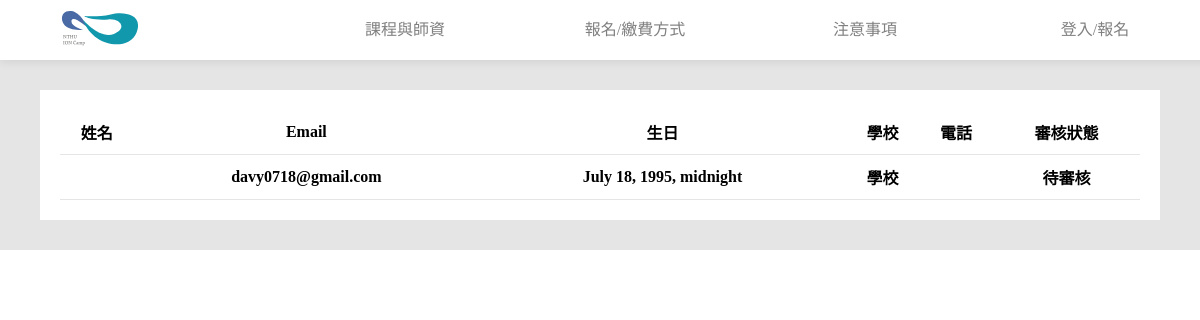
Page /management on the earlier database version.
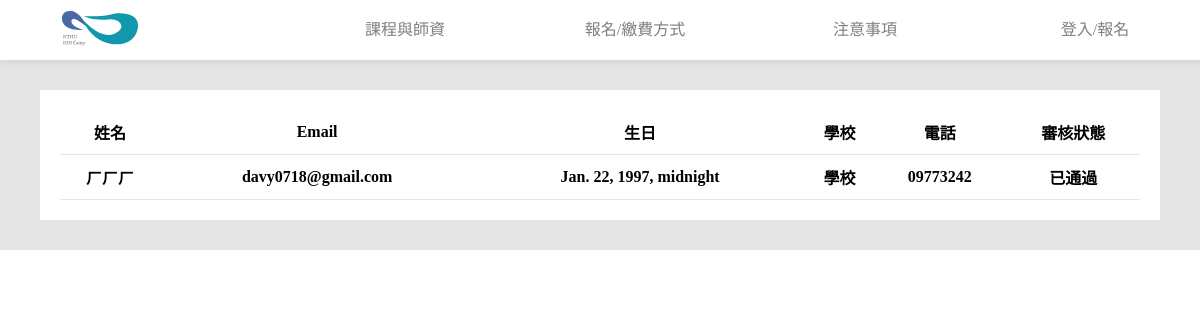
Same page on the later database version.
### user/models.py (models this page shows)
class Profile (models.Model):
    user = models.OneToOneField(User, on_delete=models.CASCADE)
    name = models.CharField(max_length=255)
    sex = models.CharField(max_length=255)
    school = models.CharField(max_length=255)
    birthday = models.DateTimeField()
    taiwanId = models.CharField(max_length=255)
    vegetarian = models.BooleanField(default=False)
    contactPerson = models.CharField(max_length=255)
    guardian = models.CharField(max_length=255)
    address = models.CharField(max_length=255)
    phone = models.CharField(max_length=255)
    ojAccount = models.TextField()
    selfIntro = models.TextField()
    joinReason = models.TextField()
    state = models.CharField(max_length=255, default='WaitForCheck')

### management/views.py (the view)
# urls.py: url(r'^management$', management.index),
def index(request):
    application = Profile.objects.all()
    return render(request, 'management/index.html', locals())

### management/templates/management/index.html (shortened to what this page needs)
{% extends 'base.html' %}
{% load static %}
{% block content %}
  <div class="manage-bg">
    <div class="manage-main">
      <table class="data-table">
        <thead>
          <tr>
            <th>姓名</th>
            <th>Email</th>
            <th>生日</th>
            <th>學校</th>
            <th>電話</th>
            <th>審核狀態</th>
          </tr>
        </thead>
        <tbody style="box-sizing: border-box;">
          {% for data in application %}
            <tr id="{{data.id}}" class="data">
              <th>{{data.name}}</th>
              <th>{{data.user.email}}</th>
              <th>{{data.birthday}}</th>
              <th>學校</th>
              <th>{{data.phone}}</th>
              <th>
                {% if data.state == 'WaitForCheck' %}
                  待審核
                {% elif data.state == 'pass' %}
                  已通過
                {% elif data.state == 'reject' %}
                  已拒絕
                {% endif %}
              </th>
            </tr>
          {% endfor %}
        </tbody>
      </table>
    </div>
  </div>
{% endblock %}

### templates/base.html (shortened to what this page needs)
<!DOCTYPE html>
<html>
<head>
  {% load static %}
  <link href="https://maxcdn.bootstrapcdn.com/font-awesome/4.7.0/css/font-awesome.min.css" rel="stylesheet">
</head>
<body>
    <div class="header">
      <div class="brand">
        <a href="/"><img src="{% static 'logo.svg' %}"></a>
      </div>
      <a class="item" href="/schedule">課程與師資</a>
      <a class="item" href="#">報名/繳費方式</a>
      <a class="item" href="/faq">注意事項</a>
      {% if user.is_authenticated %}
        <input class="fkClick" />
        <a id="user" class="item" href="#">{{ user.username }}</a>
        <div class="dropDown">
          <div class="dropDown-main">
            <a href="#"><div class="dropDown-item">個人資料</div></a>
            <a href="/logout"><div class="dropDown-item">登出</div></a>
            {% if user.is_superuser %}
              <a href="/management"><div class="dropDown-item">管理系統</div></a>
            {% endif %}
          </div>
        </div>
      {% else %}
        <a class="item" href="/login">登入/報名</a>
      {% endif %}
    </div>
    <div class="main">
      {% block content %}{% endblock %}
    </div>
</body>
</html>

### templates/base.html (style rules this page uses)
body { margin: 0px 0px; }
.header { position: fixed; display: flex; z-index: 999; width: 100%; line-height: 60px; padding: 0px 10px; box-shadow: 0px 1px 10px rgba(1,1,1,0.1); background-color: white; }
.header .brand { padding-left: 50px; width: 20%; height: 60px; }
.brand img { height: 100%; }
.header .item { text-decoration: none; color: rgba(1,1,1,.5); width: 20%; text-align: center; }
.main { position: absolute; width: 100%; height: 100%; }

### management/templates/management/index.html (style rules this page uses)
.manage-bg { position: relative; top: 60px; width: 100%; background-color: rgba(1, 1, 1, .1); padding: 30px 0px; }
.manage-main { width: 90%; padding: 20px 20px; position: relative; margin-right: auto; margin-left: auto; background-color: #fff; }
.data-table { width: 100%; }
table { border-collapse: collapse; border-spacing: 0; }
th { padding: 10px 0; border-bottom: 1px solid rgba(1,1,1,.1); }

Differences in the rows shown:
removed Profile: user.email "davy0718@gmail.com", birthday "July 18, 1995, midnight", state "待審核"
added Profile: name "ㄏㄏㄏ", user.email "davy0718@gmail.com", birthday "Jan. 22, 1997, midnight", phone "09773242", state "已通過"
